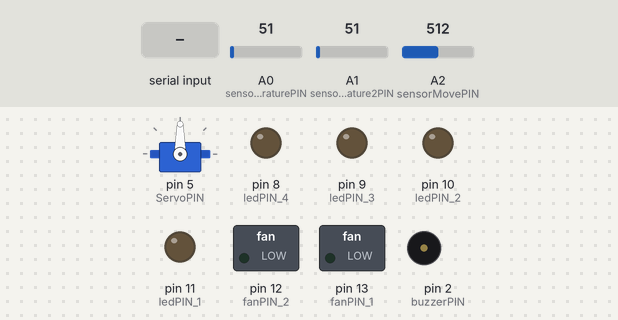
Recording of a sketch running on a simulated Arduino Uno, built with avr-gcc and run on an emulated ATmega328P. Parts: servo, switched loads named in the sketch (green lamp = pin HIGH), output pins drawn as LEDs (lit = HIGH), buzzer (waves = sounding, pin HIGH). The inputs (shaded band) are chosen by the test bench; at power-on: A0 (sensorTemperaturePIN) = 51, A1 (sensorTemperature2PIN) = 51, A2 (sensorMovePIN) = 512. What the sketch prints to the serial monitor is not drawn.

Above: at 1.2 s.
1.3 s: "x" received over Serial
At 2.5 s:
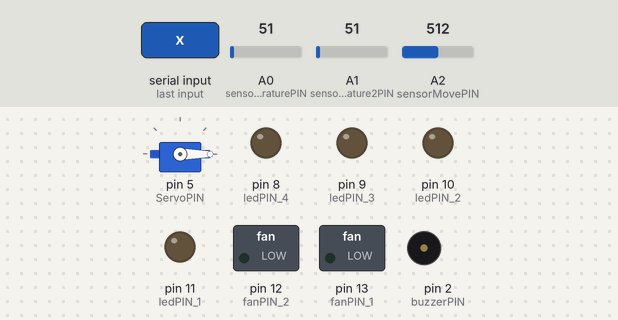
2.8 s: byte 70 ('F') received over Serial
At 3.3 s:
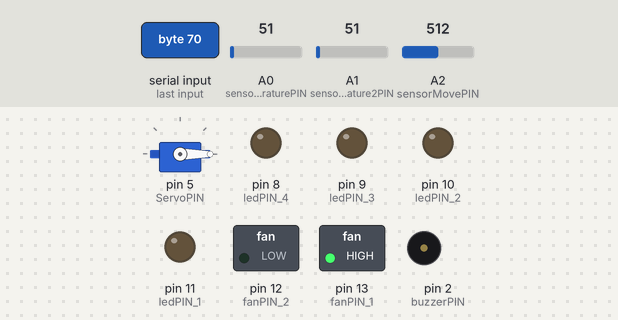
4.3 s: byte 71 ('G') received over Serial
At 4.6 s:
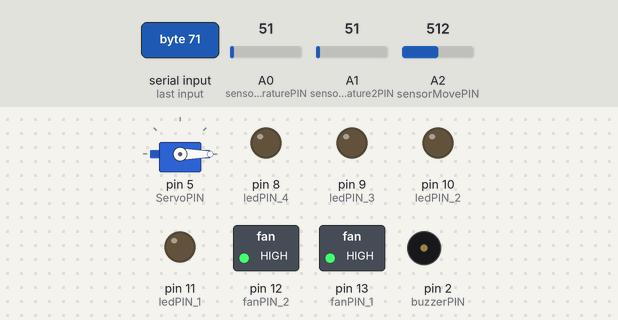
5.8 s: byte 102 ('f') received over Serial
At 6.7 s:
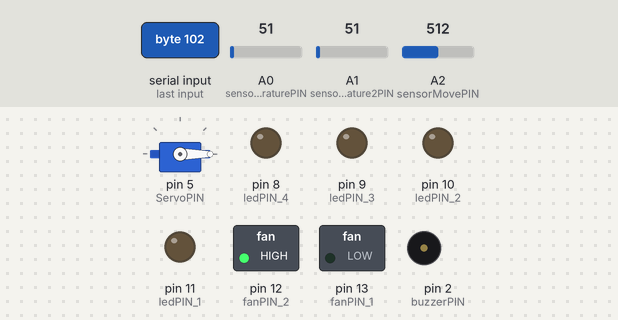
7.3 s: byte 90 ('Z') received over Serial
At 8.0 s:
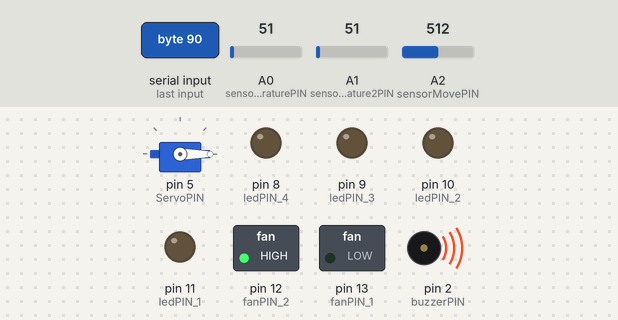
8.8 s: byte 103 ('g') received over Serial
At 10.0 s:
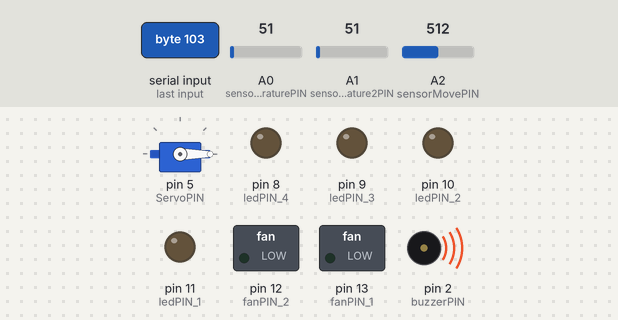
Timing chart, 0 to 11.3 s (numbered marks = the images above; inputs shaded):
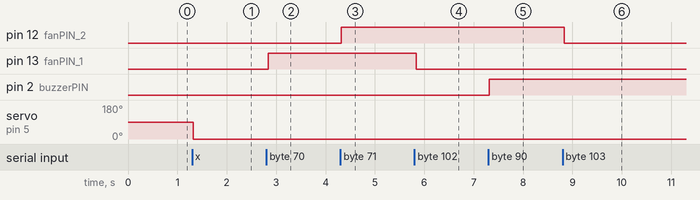

The sketch:

MainArduino.ino
```cpp
#include <Servo.h>
Servo servoInstance;
int ServoPIN = 5;
int ledPIN_1 = 11;
int ledPIN_2 = 10;
int ledPIN_3 = 9;
int ledPIN_4 = 8;
int fanPIN_1 = 13;
int fanPIN_2 = 12;
int buzzerPIN = 2;

int sensorTemperaturePIN = A0;
int sensorValueTemp = 0;

int sensorTemperature2PIN = A1;
int sensorValueTemp2 = 0;

int sensorMovePIN = A2;
int sensorValueMove = 0;


void setup() {
 servoInstance.attach(ServoPIN);
 Serial.begin(115200);

  pinMode(ledPIN_1, OUTPUT);
  digitalWrite(ledPIN_1, LOW);

  pinMode(ledPIN_2, OUTPUT);
  digitalWrite(ledPIN_2, LOW);

  pinMode(ledPIN_3, OUTPUT);
  digitalWrite(ledPIN_3, LOW);

  pinMode(ledPIN_4, OUTPUT);
  digitalWrite(ledPIN_4, LOW);

  pinMode(fanPIN_1, OUTPUT);
  digitalWrite(fanPIN_1, LOW);

  pinMode(fanPIN_2, OUTPUT);
  digitalWrite(fanPIN_2, LOW);

  pinMode(buzzerPIN, OUTPUT);
  digitalWrite(buzzerPIN, LOW);
}

void loop() {
  int sensorValueTemp = analogRead(sensorTemperaturePIN);
  int sensorValueTemp2 = analogRead(sensorTemperature2PIN);
  int sensorValueMove = analogRead(sensorMovePIN);

  sendData(sensorValueTemp, sensorValueTemp2, sensorValueMove);
  delay(50);
  }

void sendData(int value_temp, int value_temp2, int value_move) {
  Serial.print(value_temp);
  Serial.print(",");
  Serial.print(value_temp2);
  Serial.print(",");
  Serial.println(value_move);
}

void serialEvent() {
  char inChar = (char)Serial.read();
  if (inChar == 'o') {

      servoInstance.write(90);

    }
  if (inChar == 'x') {

      servoInstance.write(0);

     }
  if(inChar == 'A'){
        digitalWrite(ledPIN_1, HIGH);
  }
  if(inChar == 'a'){
        digitalWrite(ledPIN_1, LOW);
  }

  if(inChar == 'B'){
        digitalWrite(ledPIN_2, HIGH);
  }

  if(inChar == 'b'){
        digitalWrite(ledPIN_2, LOW);
  }

  if(inChar == 'C'){
        digitalWrite(ledPIN_3, HIGH);
  }

  if(inChar == 'c'){
        digitalWrite(ledPIN_3, LOW);
  }

  if(inChar == 'D'){
        digitalWrite(ledPIN_4, HIGH);
  }

  if(inChar == 'd'){
        digitalWrite(ledPIN_4, LOW);
  }

  if(inChar == 'F'){
        digitalWrite(fanPIN_1, HIGH);
  }

  if(inChar == 'f'){
        digitalWrite(fanPIN_1, LOW);
  }
   if(inChar == 'G'){
        digitalWrite(fanPIN_2, HIGH);
  }

  if(inChar == 'g'){
        digitalWrite(fanPIN_2, LOW);
  }
   if(inChar == 'Z'){
        digitalWrite(buzzerPIN, HIGH);

  }

  if(inChar == 'z'){
        digitalWrite(buzzerPIN, LOW);
  }
}
```

Measured:
- after the input at 1.3 s, servo on pin 5 (ServoPIN): 90° → 0° at once
- after the input at 2.8 s, pin 13 (fanPIN_1): LOW → HIGH at once
- after the input at 4.3 s, pin 12 (fanPIN_2): LOW → HIGH at once
- after the input at 5.8 s, pin 13 (fanPIN_1): HIGH → LOW at once
- after the input at 7.3 s, pin 2 (buzzerPIN): LOW → HIGH at once
- after the input at 8.8 s, pin 12 (fanPIN_2): HIGH → LOW at once
